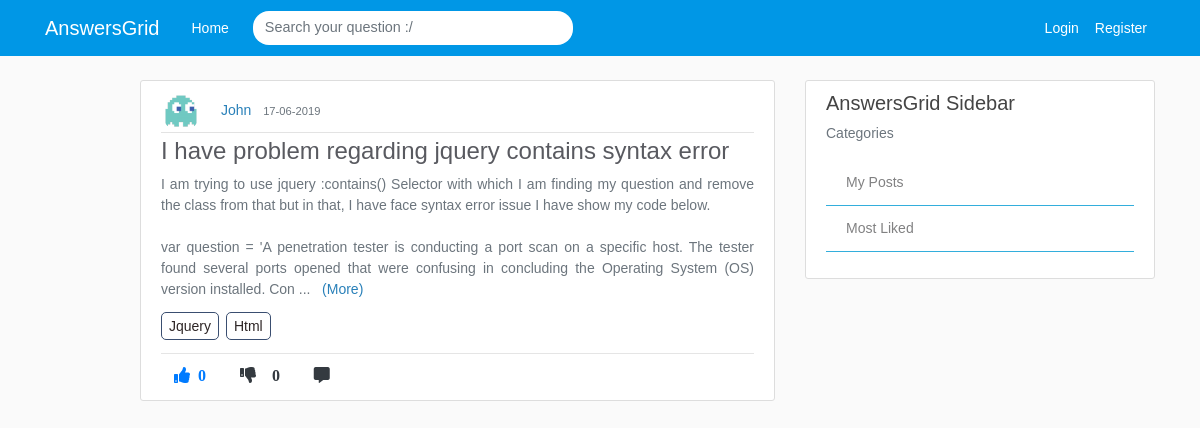
Page /tags/Jquery on the committed database.
### application/models.py (models this page shows, shortened)
class tagposts(db.Model):
    id = db.Column(db.Integer, primary_key=True, nullable=False)
    post_id = db.Column(db.Integer, db.ForeignKey('post.id'), nullable=False)
    tag_id = db.Column(db.Integer, db.ForeignKey('tags.tag_id'), nullable=False)

class User(db.Model, UserMixin):
    id = db.Column(db.Integer, primary_key=True)
    username = db.Column(db.String(20), unique=True, nullable=False)
    email = db.Column(db.String(120), unique=True, nullable=False)
    image_file = db.Column(db.String(20), nullable=False, default='default.jpg')
    password = db.Column(db.String(60), nullable=False)
    verified = db.Column(db.Integer, nullable=False)
    posts = db.relationship('Post', backref='author', lazy=True)
    answers = db.relationship('Answer', backref="author", lazy=True)
    comments = db.relationship('Comment', backref='author', lazy=True)
    answercomments = db.relationship('AnswerComment', backref='author', lazy=True)
    favourites = db.relationship('Favourite', backref='author', lazy=True)

class Post(db.Model):
    id = db.Column(db.Integer, primary_key=True)
    title = db.Column(db.String(100), nullable=False)
    content = db.Column(db.Text, nullable=False)
    date_posted = db.Column(db.DateTime, nullable=False, default=datetime.utcnow)
    like_count = db.Column(db.Integer, nullable=False, default=0)
    dislike_count = db.Column(db.Integer, nullable=False, default=0)
    user_id = db.Column(db.Integer, db.ForeignKey('user.id'), nullable=False)
    comments = db.relationship('Comment', backref='commentOnPost', lazy=True)
    answers = db.relationship('Answer', backref='answerOnPost', lazy=True)
    favourites = db.relationship('Favourite', backref='favour_post', lazy=True)

class Tags(db.Model):
    tag_id = db.Column(db.Integer, primary_key=True, nullable=False)
    tag_title = db.Column(db.String,nullable=False)

### application/routes.py (the view)
@app.route('/tags/<tag_title>')
def tags(tag_title):
    page = request.args.get('page',1,type=int)
    posts = Post.query.order_by(Post.date_posted.desc()).paginate(page=page, per_page=5)
    tag_title = tag_title
    joinedTables = db.session.query(tagposts.post_id,tagposts.tag_id,Tags.tag_title,Post.title,Post.id,Post.user_id,Post.like_count, Post.dislike_count,Post.content,Post.author,Post.date_posted,User.username,User.image_file).join(Tags).join(Post).join(User).all()
    required_posts_and_tags = []
    for item in joinedTables:
        if tag_title == item.tag_title:
            post_ki_id = item.id
            dbase = create_connection('site.db')
            sql = 'SELECT tagposts.post_id AS tagposts_post_id, tagposts.tag_id AS tagposts_tag_id,\
                tags.tag_title AS tags_tag_title FROM tagposts JOIN tags ON tags.tag_id = tagposts.tag_id WHERE \
                tagposts.post_id ={}'.format(post_ki_id)
            try:
                tags_on_post = dbase.execute(sql).fetchall()
            except Exception as e:
                print(str(e))
            for a in tags_on_post:
                required_posts_and_tags.append(a)
    return render_template("tags.html", posts=posts, joinedTables=joinedTables, tag_title=tag_title, list_of_all_post_tags=required_posts_and_tags)

### application/routes.py (called while the page is built)
def dict_factory(cursor, row):
    d = {}
    for idx, col in enumerate(cursor.description):
        d[col[0]] = row[idx]
    return d

def create_connection(db_file):
    try:
        conn = sqlite3.connect("application/" + db_file, isolation_level=None)
        conn.row_factory = dict_factory
        cursor = conn.cursor()
        return cursor
    except Exception as e:
        print(e)

### application/templates/tags.html (shortened to what this page needs)
{% extends "layout.html" %}
{% block content %}
      {% for item in joinedTables %}
      {% if tag_title == item.tag_title %}
        <article class="media content-section">
          <div class="media-body">
            <img class="rounded-circle article-img" src="{{ url_for('static', filename='profile_pics/' + item.image_file) }}">
            <a class="mr-2" href="{{ url_for('user_posts', username=item.username) }}">{{ item.username }}</a>
            <small class="text-muted">{{ item.date_posted.strftime('%d-%m-%Y') }}</small>
            <div class="article-metadata">
            </div>
            <h4><a class="article-title" href="{{ url_for('comment_post', post_id=item.post_id) }}">{{ item.title }}</a></h4>
            <p class="article-content more text-justify text-muted">{{ item.content }}</p>
            {% for x in list_of_all_post_tags %}
            {% if item.post_id == x.tagposts_post_id %}
              <a class="article-content tag-style">{{ x.tags_tag_title }}</a>
            {% endif %}
            {% endfor %}
            <hr>
            <div class="footRow">
                {%  if current_user.is_authenticated %}
                  <a><i class="fas fa-thumbs-up mr-1 btn upvote" id="/vote/{{item.post_id}}/{{current_user.id}}" onclick="contentDisp(this);">  {{ item.like_count }} </i></a>
                  <a><i class="fas fa-thumbs-down mr-1 btn upvote" id="/downvote/{{item.post_id}}/{{current_user.id}}" onclick="contentDisp(this);" >  {{ item.dislike_count }} </i></a>
                  <a href="{{url_for('comment_post', post_id=item.post_id)}}"><i class="fas fa-comment-alt mr-1 btn text-dark"></i></a>
                  <a href="{{url_for('favourite_post', post_id=item.post_id)}}"><i class="fas fa-heart mr-1 btn"></i></a>
                 <a class="a2a_dd" href="https://www.addtoany.com/share"><i class="far fa-share-square btn"></i></a>
                  {% else %}
                  <a href="{{url_for('login')}}"><i class="fas fa-thumbs-up mr-1 btn text-primary upvote"><span class="ml-2 likes-count">{{ item.like_count }}</span></i></a>
                  <a href="{{url_for('login')}}"><i class="fas fa-thumbs-down mr-1 btn text-dark"><span id="demo" class="ml-3">{{ item.dislike_count }}</i></a>
                  <a href="{{url_for('comment_post', post_id=item.post_id)}}"><i class="fas fa-comment-alt mr-1 btn text-dark"></i></a>
                {% endif %}
            </div>
          </div>
        </article>
      {% endif %}
      {% endfor %}
{% endblock content %}

### application/static/main.css (style rules this page uses)
body { background: #fafafa; color: #333333; margin-top: 5rem; }
h1, h2, h3, h4, h5, h6 { color: #444444; }
.content-section { background: #ffffff; padding: 10px 20px; border: 1px solid #dddddd; border-radius: 3px; margin-bottom: 20px; }
.article-title { color: #444444; }
.article-content { white-space: pre-line; }
.article-img { height: 40px; width: 40px; margin-right: 16px; }
.article-metadata { padding-bottom: 1px; margin-bottom: 4px; border-bottom: 1px solid #e3e3e3 }

### application/templates/layout.html (style rules this page uses)
body { color: #2e2626; margin-top: 5rem; font-size: 14px; font-weight: unset; line-height: 1.5; font-family: Arial; }
img { display: inline; }
.footRow { margin-top: -10px; }
.tag-style { margin-right: 3px; border: 1px solid #3a4e70; padding: 5px 7px; border-radius: 5px; color: #2C3A47 }
a { color: #2980b9; }
.fa-thumbs-up { color: #4286f4; }
.fa-thumbs-down { color: #f1545b }
h4,h3 { color: #595a60; }
.article-title { color: #595a60; }

### rows in the picture
tagposts: image_file (placeholder picture), username "John", date_posted "17-06-2019", title "I have problem regarding jquery contains syntax error", content "I am trying to use jquery :contains() Selector with which I am finding my question and remove the class from that but in that, I have face syntax error issue I have show my code below. var question = 'A penetration tester is conducting a port scan on a specific host. The tester found several ports opened that were confusing in concluding the Operating System (OS) version installed. Con", tags_tag_title "Jquery", like_count "0", dislike_count "0"
tagposts: tags_tag_title "Html"
